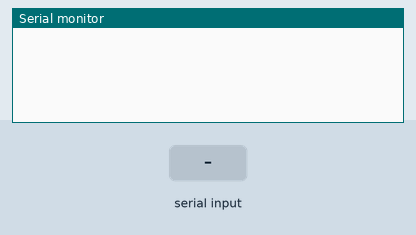
A sketch run on a simulated Arduino Uno, built with avr-gcc and run on an emulated ATmega328P. Shown: the last lines printed to the serial monitor. Inputs (shaded band) come from the test bench.

Above: at 1.2 s.
1.3 s: "1" received over Serial
At 1.8 s:
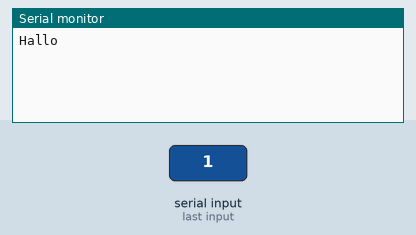
2.8 s: "2" received over Serial
At 4.0 s:
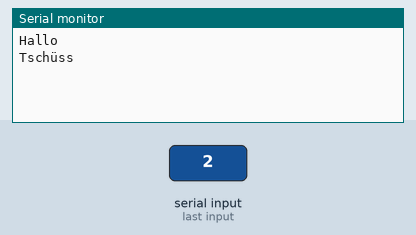
4.3 s: "0" received over Serial
At 5.3 s:
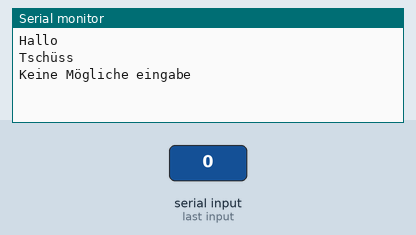

The sketch:

eingabeUNDausgabe.ino
```cpp
#include <Arduino.h>

char zeichen;

void setup() {
Serial.begin(9600);


}

void loop() {
Hardcode();

}
 void Hardcode() {
  if(Serial.available() > 0){
  zeichen = Serial.read();

  if(zeichen == 49){
  Serial.println("Hallo");
  }else if(zeichen == 50){
    Serial.println("Tschüss");
  } else {
    Serial.println("Keine Mögliche eingabe");
  }
 }
}
```

Measured:
- after the input at 1.3 s, the serial monitor: prints a new line at once (image 1)
- after the input at 2.8 s, the serial monitor: prints a new line at once (image 2)
- after the input at 4.3 s, the serial monitor: prints a new line at once (image 3)
